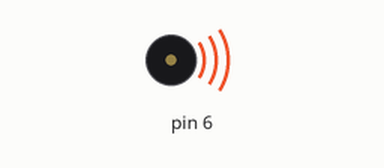
This sketch was run on a simulated Arduino Uno, built with avr-gcc and run on an emulated ATmega328P. Shown: buzzer (waves = sounding).

Above: at 0.8 s.
At 3.71 s:
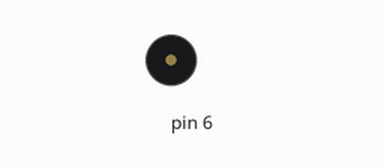
Timing chart, 0 to 5.5 s (numbered marks = the images above):
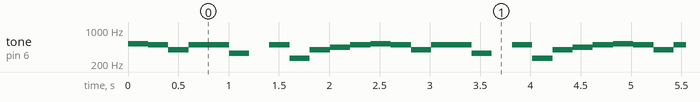

Measured:
- by itself, tone on pin 6: repeats every 2.4 s: 493 Hz 0.20 s, 392 Hz 0.20 s, 493 Hz 0.40 s, 329 Hz 0.20 s, silent 0.20 s, 493 Hz 0.20 s, 261 Hz 0.20 s, 392 Hz 0.20 s, 440 Hz 0.20 s, 493 Hz 0.20 s, 523 Hz 0.20 s, until it stays silent from 12.1 s

The sketch:

Piezo05Tune.ino
```cpp
/* Tune has a sequence of steps using the tone() function which result in the playback of a tune.
* See https://github.com/ShrimpingIt/projects/tree/master/sketchbook/shrimpingit/piezo for the other examples in this series
*/

// Pin 6 (see https://www.arduino.cc/en/Hacking/PinMapping168 ) should have a piezoPin
// attached through a series resistor to ground in order to make this work.

int noteLength = 200;
int pauseLength = 1;

void setup(){
  pinMode(6,OUTPUT);
}

void loop(){

  tone(6, 523); //lower c
  delay(noteLength);
  noTone(6);
  delay(pauseLength);

  tone(6, 493); //b
  delay(noteLength);
  noTone(6);
  delay(pauseLength);

  tone(6, 392); //g
  delay(noteLength);
  noTone(6);
  delay(pauseLength);

  tone(6, 493); //lower c
  delay(noteLength);
  noTone(6);
  delay(pauseLength);

  tone(6, 493); //b
  delay(noteLength);
  noTone(6);
  delay(pauseLength);

  tone(6, 329); //b
  delay(noteLength);
  noTone(6);
  delay(pauseLength + noteLength); //a rest is added here

  tone(6, 493); //lower c
  delay(noteLength);
  noTone(6);
  delay(pauseLength);

  tone(6, 261); //upper c
  delay(noteLength);
  noTone(6);
  delay(pauseLength);

  tone(6, 392); //g
  delay(noteLength);
  noTone(6);
  delay(pauseLength);

  tone(6, 440); //a
  delay(noteLength);
  noTone(6);
  delay(pauseLength);

  tone(6, 493); //lower c
  delay(noteLength);
  noTone(6);
  delay(pauseLength);

  while(millis() > 10000){ //after 10 seconds, stays in this loop, silenced
      //do nothing
  }

}
```
